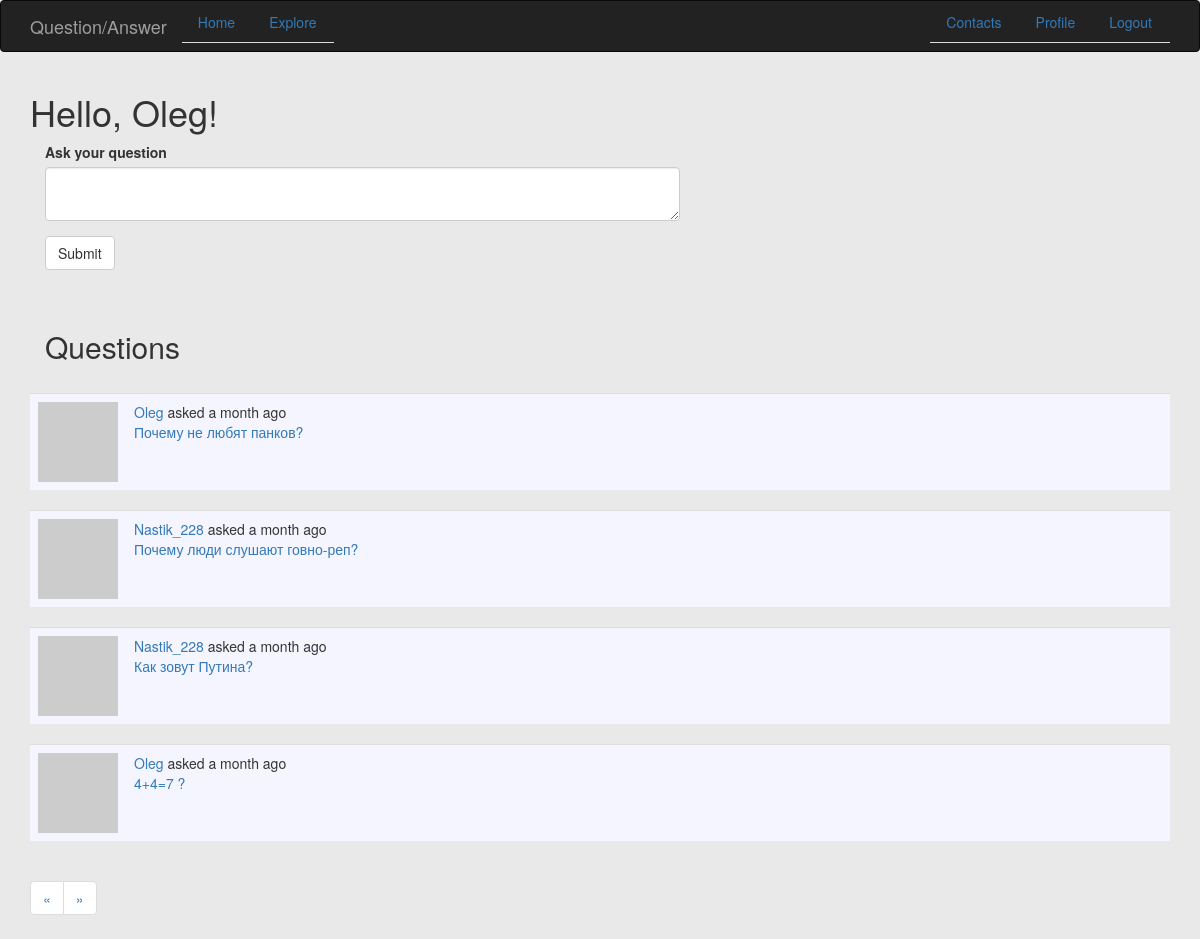
Page /index?page=2 (signed in) on the committed database.
### app/models.py (models this page shows, shortened)
class User(UserMixin, db.Model):
    id = db.Column(db.Integer, primary_key=True)
    username = db.Column(db.String(64), index=True, unique=True)
    email = db.Column(db.String(120), index=True, unique=True)
    password_hash = db.Column(db.String(128))
    posts = db.relationship('Post', backref='author', lazy='dynamic')
    answers = db.relationship('Answer', backref='author', lazy='dynamic')
    about_me = db.Column(db.String(140))
    last_seen = db.Column(db.DateTime, default=datetime.utcnow)
    followed = db.relationship(
        'User', secondary=followers,
        primaryjoin=(followers.c.follower_id == id),
        secondaryjoin=(followers.c.followed_id == id),
        backref=db.backref('followers', lazy='dynamic'), lazy='dynamic')
    def avatar(self, size):
        digest = md5(self.email.lower().encode('utf-8')).hexdigest()
        return 'https://www.gravatar.com/avatar/{}?d=identicon&s={}'.format(
            digest, size)
    def followed_posts(self):
        followed = Post.query.join(
            followers, (followers.c.followed_id == Post.user_id)).filter(
                followers.c.follower_id == self.id)
        own = Post.query.filter_by(user_id=self.id)
        return followed.union(own).order_by(Post.timestamp.desc())

class Post(db.Model):
    id = db.Column(db.Integer, primary_key=True)
    body = db.Column(db.String(140))
    timestamp = db.Column(db.DateTime, index=True, default=datetime.utcnow)
    user_id = db.Column(db.Integer, db.ForeignKey('user.id'))
    answers = db.relationship('Answer', backref='post', lazy='dynamic')

### app/routes.py (the view)
@app.route('/', methods=['GET', 'POST'])
@app.route('/index', methods=['GET', 'POST'])
@login_required
def index():
    form = PostForm()
    if form.validate_on_submit():
        post = Post(body=form.post.data, author=current_user)
        db.session.add(post)
        db.session.commit()
        flash(_('Your post is now live!'))
        return redirect(url_for('index'))
    page = request.args.get('page', 1, type=int)
    posts = current_user.followed_posts().paginate(page, app.config['POSTS_PER_PAGE'], False)
    next_url = url_for('index', page=posts.next_num) \
        if posts.has_next else None
    prev_url = url_for('index', page=posts.prev_num) \
        if posts.has_prev else None
    return render_template('index.html', title=_('Home'), form=form, posts=posts.items, next_url=next_url, prev_url=prev_url)

### app/forms.py
class PostForm(FlaskForm):
    post = TextAreaField(_l('Ask your question'), validators=[DataRequired()])
    submit = SubmitField(_l('Submit'))

### app/models.py (called while the page is built)
@login.user_loader
def load_user(id):
    return User.query.get(int(id))

### app/routes.py (called while the page is built)
@app.before_request
def before_request():
    if current_user.is_authenticated:
        current_user.last_seen = datetime.utcnow()
        db.session.commit()
    g.locale = str(get_locale())

### app/templates/index.html
{% extends "base.html" %}
{% import 'bootstrap/wtf.html' as wtf %}
{% block app_content %}
    <h1>{{ _('Hello, %(username)s!', username=current_user.username) }}</h1>
    {% if form %}
	    <div class="col-md-7">
	        {{ wtf.quick_form(form) }}<br><br>
	        <h2>{{_('Questions')}}</h2><br>
	    </div>
    {% endif %}
    {% for post in posts %}
        {% include '_post.html' %}
    {% endfor %}
	<nav aria-label="Page navigation example">
      	<ul class="pagination">
	        <li class="page-item">
	          	<a class="page-link" href="{{ prev_url or '#' }}" aria-label="Previous">
	            	<span aria-hidden="true">&laquo;</span>
	          	</a>
	        </li>
	        <li class="page-item">
	          	<a class="page-link" href="{{ next_url or '#' }}" aria-label="Next">
	            	<span aria-hidden="true">&raquo;</span>
	          	</a>
	        </li>
      	</ul>
    </nav>
{% endblock %}

### app/templates/_post.html (shortened to what this page needs)
<table class="table table-hover" style="background-color:#F5F5FF">
    <tr>
        <td width="70px">
            <a href="{{ url_for('user', username=post.author.username) }}">
                <img src="{{ post.author.avatar(70) }}" />
            </a>
        </td>
        <td>
            {{ _('%(username)s asked %(when)s',
                username=user_link, when=moment(post.timestamp).fromNow()) }}
            <br>
            <a href="{{url_for('question', quest_id = post.id)}}"> {{post.body}} </a>
        </td>
    </tr>
</table>

### rows in the picture
Post: body "Почему не любят панков?"
Post: body "Почему люди слушают говно-реп?"
Post: body "Как зовут Путина?"
Post: body "4+4=7 ?"
